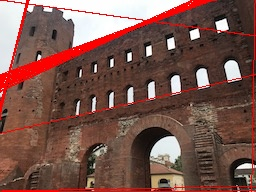
//> input picture q50/img/46q_ans.jpg, 256 x 192 px, given in place of thorino.jpg, which was not available
$ ./46q   (built with g++ and OpenCV 4)
//> lines starting //> are read from the running program, lines starting //| are printed output that depends on the picture; after the words box and inside, x2 and y2 are one past the last pixel; in counts of white or black regions, pixels touching at a corner belong together; pictures that were not available may be replaced by others from this repository, and a replacement may not be noted
#include <iostream>
#include <cmath>
#include <algorithm>
#include <vector>
#include <opencv2/opencv.hpp>
using namespace std;


void bgrtogray(cv::Mat &src, cv::Mat &dst)
{
    for(int y = 0; y < src.rows; y++){
        for(int x = 0; x < src.cols; x++){
            dst.at<uint8_t>(y, x) = (uint8_t)(0.2126 * (double)src.at<cv::Vec3b>(y, x)[2] +
                0.7152 * (double)src.at<cv::Vec3b>(y, x)[1] +
                0.0722 * (double)src.at<cv::Vec3b>(y, x)[0]);
        }
    }
}

void gaussian_filter5x5(cv::Mat &src, cv::Mat &dst, double sigma)
{
    //making kernel
    double kernel[5][5];
    double kernel_sum = 0.0;

    for(int y = -2; y <= 2; y++){
        for(int x = -2; x <= 2; x++){
            kernel[y+2][x+2] = 1/(2*M_PI*sigma*sigma)*exp(-(y*y + x*x)/(2*sigma*sigma));
            kernel_sum += kernel[y+2][x+2];
        }
    }
    //正規化1
    for(int y = -2; y <= 2; y++){
        for(int x = -2; x <= 2; x++){
            kernel[y+2][x+2] /=kernel_sum;
        }
    }
    //kernel check
    for(int y = -2; y <= 2; y++){
        for(int x = -2; x <= 2; x++){
           std::cout <<  kernel[y+2][x+2] ;
        }
        std::cout << std::endl;
    }

    // [17 lines of commented-out code are left out]

    cv::Mat temp = cv::Mat::zeros(dst.rows, dst.cols, CV_8UC1);

    float sum;
    for(int y = 0; y < src.rows; y++){
        for(int x = 0; x < src.cols; x++){
                sum = 0.0;

                for(int dy = -2; dy <= 2; dy++){//5x5でカーネル作って3x3で畳み込みはないわぁ
                    for(int dx = -2; dx <= 2; dx++){
                        //範囲外srcはs0?
                        sum += kernel[dy+2][dx+2] * (float)src.at<uint8_t>(y + dy, x + dx);
                    }
                }
                dst.at<float>(y, x) = std::clamp(sum, 0.0f, 255.0f);
                temp.at<uint8_t>(y, x) = std::clamp((int)sum, 0, 255);
        }
    }

    //cv::imshow("sample", temp);
    //cv::waitKey(0);
    //cv::destroyAllWindows();
}


void sobel_filter3x3(cv::Mat img, cv::Mat dst, bool flag)
{
    float kernelY[3][3] = {//Y方向微分-->横方向の輪郭
        {1, 2, 1},
        {0, 0, 0},
        {-1, -2, -1}
    };

    float kernelX[3][3] = {//X方向微分-->縦方向の輪郭
        {1, 0, -1},
        {2, 0, -2},
        {1, 0, -1}
    };

    float (*kernel)[3];//OK.二次元配列のアドレス格納用．//float型3要素のポインタになる．

    //check
    if(flag){
        printf("X\n");
        kernel = kernelX;
    }else{
        printf("Y\n");
        kernel = kernelY;
    }

    double temp;
    for(int y = 0; y < img.rows; y++){
        for(int x = 0; x < img.cols; x++){

            temp = 0;
            for(int dy = -1; dy <= 1; dy++){
                for(int dx = -1; dx <= 1; dx++){
                    if (((y + dy) >= 0) && (( x + dx) >= 0) && ((y + dy) < img.rows) && ((x + dx) < img.cols)){
                        temp += img.at<float>(y + dy, x + dx)*kernel[dy+1][dx+1];
                    }
                }
            }
            dst.at<float>(y, x) = fmax(0., fmin(temp, 255.0));
        }
    }
    printf("hoge\n");
}


void get_edge(cv::Mat &fx, cv::Mat &fy, cv::Mat &dst)
{

    for(int y = 0; y < dst.rows; y++){
        for(int x = 0; x < dst.cols; x++){
            int tx = fx.at<float>(y, x);//途中計算は全部floatで殴るのが正解かもわからん．こっちのが精度高い気がしてる．
            int ty = fy.at<float>(y, x);
            dst.at<uint8_t>(y, x) = (uint8_t)std::clamp( (int)sqrt(tx*tx + ty*ty), 0, 255);//c++17
            //fmax(fmin(sqrt(pow(fx.at<uint8_t>(y, x), 2) + pow(fy.at<uint8_t>(y, x), 2)), 255), 0);
        }
    }
    printf("get_edge\n");
}

void get_angle(cv::Mat &fx, cv::Mat &fy, cv::Mat &dst)
{
    double tx;
    double ty;

    double ans;
    for(int y = 0; y < dst.rows; y++){
        for(int x = 0; x < dst.cols; x++){
            tx = (double)fx.at<float>(y, x);
            ty = (double)fy.at<float>(y, x);
            if(tx == 0) tx = 0.0000001;//分母0回避
            //std::cout << tx << "::" << ty << std::endl;

            ans = std::atan2(ty, tx);//[-pi, pi]の範囲//radで返ってきてる．
            ans = (ans * 180)/M_PI;

            //-22.5~157.5に修正
            if(ans < -22.5){
                ans += 180;
            }else if(157.5 < ans){
                ans -= 180;
            }
            //std::cout << ans << " ";
            //output
            if(ans <= 22.5){
                ans = 0;
            }else if(ans <=67.5){
                ans = 45;
            }else if(ans <= 112.5){
                ans = 90;
            }else{
                ans = 135;
            }
            dst.at<uint8_t>(y, x) = (uint8_t)ans;
        }
    }
    printf("get_angle\n");
}


cv::Mat non_maximum_suppression(cv::Mat &edge, cv::Mat &angle)
{//この処理畳み込みで書けないか????
//または代用として空間フィルタリング処理で先鋭化出来るような気がしてるが...
    cv::Mat dst = cv::Mat::zeros(edge.rows, edge.cols, CV_8UC1);
    int ang, ed_l, ed_s, ed_r;

    for(int y = 0; y < edge.rows; y++){
        for(int x = 0; x < edge.cols; x++){

            ang = angle.at<uint8_t>(y, x);

            //ぶっちゃけもっと賢い方法で書けるはず．めんどくさいので諦めたけど．
            if(ang == 0){
                //x方向両サイド
                ed_l = edge.at<uint8_t>(y, x-1);
                ed_s = edge.at<uint8_t>(y, x);
                ed_r = edge.at<uint8_t>(y, x+1);
                //境界
                if(x - 1 == -1) ed_l = 0;
                if(x + 1 == edge.rows) ed_r = 0;
                //条件
                if(ed_s != fmax(fmax(ed_l, ed_s), ed_r)){
                    dst.at<uint8_t>(y, x) = 0;
                }else{
                    dst.at<uint8_t>(y, x) = ed_s;
                }
            }else if(ang == 45){
                //斜め1
                ed_l = edge.at<uint8_t>(y+1, x-1);
                ed_s = edge.at<uint8_t>(y, x);
                ed_r = edge.at<uint8_t>(y-1, x+1);
                //境界
                if(x - 1 == -1 || y + 1 == edge.rows) ed_l = 0;
                if(x + 1 == edge.rows || y - 1 == -1) ed_r = 0;
                //条件
                if(ed_s != fmax(fmax(ed_l, ed_s), ed_r)){
                    dst.at<uint8_t>(y, x) = 0;
                }else{
                    dst.at<uint8_t>(y, x) = ed_s;
                }
            }else if(ang == 90){
                //上下
                ed_l = edge.at<uint8_t>(y+1, x);//上
                ed_s = edge.at<uint8_t>(y, x);
                ed_r = edge.at<uint8_t>(y-1, x);//下
                //境界
                if(y - 1 == -1) ed_l = 0;
                if(y + 1 == edge.rows) ed_r = 0;
                //条件
                if(ed_s != fmax(fmax(ed_l, ed_s), ed_r)){
                    dst.at<uint8_t>(y, x) = 0;
                }else{
                    dst.at<uint8_t>(y, x) = ed_s;
                }
            }else{
                //斜め2
                ed_l = edge.at<uint8_t>(y-1, x-1);
                ed_s = edge.at<uint8_t>(y, x);
                ed_r = edge.at<uint8_t>(y+1, x+1);
                //境界
                if(y - 1 == -1 || x - 1 == -1) ed_l = 0;
                if(y + 1 == edge.rows || x + 1 == edge.cols) ed_r = 0;
                //条件
                if(ed_s != fmax(fmax(ed_l, ed_s), ed_r)){
                    dst.at<uint8_t>(y, x) = 0;
                }else{
                    dst.at<uint8_t>(y, x) = ed_s;
                }
            }
        }
    }
        printf("nms\n");

    return dst;
}

void histerisis(cv::Mat &src, cv::Mat &dst, int HT, int LT)
{
    int vmax = 0;
    for(int y = 0; y < src.rows; y++){
        for(int x = 0; x < src.cols; x++){
            int value = src.at<uint8_t>(y, x);
            if( HT <= value ){

                dst.at<uint8_t>(y, x) = 255;
            }else if(LT < value  && value <= HT){

                for(int dy = -1; dy <= 1; dy++){
                    for(int dx = -1; dx <= 1; dx++){
                        //8方中の最大値
                        if(vmax < src.at<uint8_t>( fmin(fmax(y+dy, 0), src.rows-1), fmin(fmax(x+dx, 0), src.cols-1) ) ){//畳み込みで最大値特定
                            vmax = src.at<uint8_t>(y+dy, x+dx);
                        }
                        dst.at<uint8_t>(y, x) = vmax;
                    }
                }
            }else if(value <= LT){

                dst.at<uint8_t>(y, x) = 0;
            }

        }
    }
        printf("hist\n");

    //cv::imshow("sample", dst);
    //cv::waitKey(0);
    //cv::imwrite("./img/46_canny_test.jpg", dst);
}

//-------------------------------------------------------------------------------------------
struct hough_table {
    int table[320 * 2][180];//ここで必要なのは[対角+大きい方の幅][180]分だけ．
};

//struct hough_table hough_vote(struct hough_table *ht, cv::Mat &src)
void hough_vote(struct hough_table *ht, cv::Mat &src)
{
    int rho;
    double angle = 0;
    std::cout << src.rows << std::endl;
    std::cout << src.cols << std::endl;

    for(int y = 0; y < src.rows; y++){
        for(int x = 0; x < src.cols; x++){
            if(src.at<uint8_t>(y, x) != 255){
                continue;
            }

            for(int t = 0; t < 180; t++){
                angle = M_PI/180 * t;
                rho = (int)(x * cos(angle) + y * sin(angle));

                //ht->table[rho + (int)sqrt(src.rows*src.rows + src.cols*src.cols)][t]++;
                ht->table[rho + 320][t]++;
            }
        }
    }
}
cv::Mat nms(cv::Mat src)
{
    int ed_l, ed_s, ed_r;
    cv::Mat dst = cv::Mat::zeros(src.rows, src.cols, CV_8UC1);

    for(int y = 0; y < src.rows; y++){
        for(int x = 0; x < src.cols; x++){

        uint8_t check = src.at<uint8_t>(y, x);

            //左
            ed_l = src.at<uint8_t>(y-1, x-1);
            ed_s = src.at<uint8_t>(y, x-1);
            ed_r = src.at<uint8_t>(y+1, x+1);
            if(x - 1 == -1) ed_l = 0;
            if(x + 1 == src.rows) ed_r = 0;

            if(check != fmax(fmax(fmax( check, ed_l), ed_s), ed_r)){
                dst.at<uint8_t>(y, x) = 0;
            }else{
                dst.at<uint8_t>(y, x) = check;
            }

            //真ん中
            ed_l = src.at<uint8_t>(y-1, x);
            ed_r = src.at<uint8_t>(y+1, x);
            if(y - 1 == -1) ed_l = 0;
            if(y + 1 == src.rows) ed_r = 0;

            if(check != fmax(fmax(ed_l, check), ed_r)){
                dst.at<uint8_t>(y, x) = 0;
            }else{
                dst.at<uint8_t>(y, x) = ed_s;
            }

            //右
            ed_l = src.at<uint8_t>(y-1, x+1);
            ed_s = src.at<uint8_t>(y, x+1);
            ed_r = src.at<uint8_t>(y+1, x+1);

            if(y - 1 == -1 || x + 1 == src.cols) ed_l = 0;
            if(y + 1 == src.rows) ed_r = 0;

            if(check != fmax(fmax(fmax(check, ed_l), ed_s), ed_r)){
                dst.at<uint8_t>(y, x) = 0;
            }else{
                dst.at<uint8_t>(y, x) = check;
            }
        }
    }
    //NMS処理終わり
    cv::imshow("sample", dst);
    cv::waitKey(0);

    /*上位30輝度*/
    //この辺いい方法が全く浮かばなかった....
    std::vector<uint8_t> value;

    for(int y = 0; y < src.rows; y++){
        for(int x = 0; x < src.cols; x++){
            value.push_back(src.at<uint8_t>(y, x));
        }
    }

    std::sort(value.begin(), value.end());//昇べき

    printf("value:%d\n", value[src.rows * src.cols - 30]);

    //int threshold = value[src.rows * src.cols - 31];
    int threshold = 60;

    for(int y = 0; y < src.rows; y++){
        for(int x = 0; x < src.cols; x++){
            if(threshold < src.at<uint8_t>(y, x)){
                dst.at<uint8_t>(y, x) = 255;//src.at<uint8_t>(y, x);//ここ255でいいんか．
            }else{
                dst.at<uint8_t>(y, x) = 0;
            }

        }
    }
    cv::imshow("sample", dst);
    cv::waitKey(0);
    cv::imwrite("./img/45_ans.jpg", dst);

    return dst;
}

cv::Mat canny(void)
{
    /*<<<--step1:ノイズ低減と微分-->>>*/
    cv::Mat src = cv::imread("./thorino.jpg");
    cv::Mat dst = cv::Mat::zeros(src.rows, src.cols, CV_8UC1);
    cv::Mat gau_dst = cv::Mat::zeros(src.rows, src.cols, CV_32FC1);
    cv::Mat fx = cv::Mat::zeros(src.rows, src.cols, CV_32FC1);
    cv::Mat fy = cv::Mat::zeros(src.rows, src.cols, CV_32FC1);

    bgrtogray(src, dst);
    gaussian_filter5x5(dst, gau_dst, 1.4);
    sobel_filter3x3(gau_dst, fx, true);
    sobel_filter3x3(gau_dst, fy, false);

    cv::Mat edge = cv::Mat::zeros(src.rows, src.cols, CV_8UC1);
    cv::Mat angle = cv::Mat::zeros(src.rows, src.cols, CV_8UC1);

    get_edge(fx, fy, edge);
    get_angle(fx, fy, angle);

    /*<<<--step2:勾配最大位置特定-->>>*/
    cv::Mat result = non_maximum_suppression(edge, angle);

    /*<<<--step3:ヒステリシス閾値処理-->>>*/
    histerisis(result, dst, 100, 30);

    //cv::imwrite("./img/44q_canny_result.jpg", dst);

    return dst;
}


void hough_inverse(cv::Mat base, cv::Mat src)
{
    int dx, dy;
    double rho, t;

    cv::Mat temp = cv::Mat::zeros(base.rows, base.cols, CV_8UC3);
    for(int y = 0; y < src.rows; y++){
        for(int x = 0; x < src.cols; x++){
            if(src.at<uint8_t>(y, x) == 0){
                continue;
            }
            rho = y - 320;
            t = x * M_PI / 180;
            //printf("x:%d, y:%d\n", x, y);
            if ((sin((t))== 0) || (cos(t)== 0)){
                continue;
            }

            for(int dy = 0; dy < base.rows; dy++){
                dx =(int)( -sin(t)/cos(t) * dy + rho/cos(t));
                //std::cout << "dy:" << dy << std::endl;
                if ((0 <= dx) && (dx < base.cols)){
                    temp.at<cv::Vec3b>(dy, dx) = cv::Vec3b(0, 0, 255);
                    base.at<cv::Vec3b>(dy, dx) = cv::Vec3b(0, 0, 255);
                }
            }

            for(int dx = 0; dx < base.cols; dx++){
                dy = (int)(- cos(t)/sin(t) * dx + rho/sin(t));
                if ((0 <= dy) && (dy < base.rows)){
                    temp.at<cv::Vec3b>(dy, dx) = cv::Vec3b(0, 0, 255);
                    base.at<cv::Vec3b>(dy, dx) = cv::Vec3b(0, 0, 255);
                }
            }
        }
    }
    cv::imshow("sample", temp);
    cv::waitKey(0);
    cv::imwrite("./img/46q_test_redline.jpg", temp);

    cv::imshow("sample", base);
    cv::waitKey(0);
    cv::imwrite("./img/46q_test_ans.jpg", base);
    /*めちゃくちゃ精度悪くて泣いてる．つらい．*/
    /*NMSの部分かな...*/

}

cv::Mat check_plot(hough_table ht)
{
    cv::Mat dst = cv::Mat::zeros(320*2, 180, CV_8UC1);
    std::cout << dst.rows << std::endl;
    std::cout << dst.cols << std::endl;
    for(int y = 0; y < dst.rows; y++){
        for(int x = 0; x < dst.cols; x++){
            dst.at<uint8_t>(y, x) = (uint8_t)ht.table[y][x];
        }
    }

    cv::imshow("check_plt", dst);
    cv::waitKey(0);
    return dst;
}

int main(int argc, char *argv[])
{
    //Cannyのエッジ検出
    //cv::Mat src = cv::imread("./img/download.png");
    cv::Mat src = cv::imread("./thorino.jpg");
//> src is the input picture: 192 rows x 256 cols, CV_8UC3; mean B, G, R 77.3, 85.6, 121.7
    cv::Mat res = canny();
//> the loop in gaussian_filter5x5, `for(int y = 0; y < src.rows; y++)` made 192 passes
//> sum on passes 1 to 3: 84.55, 109.4, 119.8
//> after the loop in gaussian_filter5x5, `for(int y = 0; y < src.rows; y++)`:
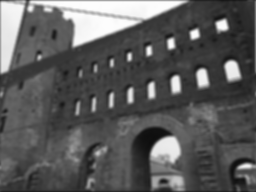
//> dst: 192 rows x 256 cols, CV_32FC1; min 14.77, max 254, mean 91.6
//> after the loop in gaussian_filter5x5, `for(int y = 0; y < src.rows; y++)`: sum = 44.61
//> the loop in sobel_filter3x3, `for(int y = 0; y < img.rows; y++)` made 192 passes
//> temp on passes 1 to 3: 188.6, 276.9, 297.7
//> after the loop in sobel_filter3x3, `for(int y = 0; y < img.rows; y++)`: temp = 183.1
//> the loop in sobel_filter3x3 (call 2), `for(int y = 0; y < img.rows; y++)` made 192 passes
//> temp on passes 1 to 3: -290.2, -87.34, -25
//> the loop in get_angle, `for(int y = 0; y < dst.rows; y++)` made 192 passes
//> (tx, ty) on passes 1 to 3: (188.6, 0), (255, 0), (255, 0)
//> after the loop in get_angle, `for(int y = 0; y < dst.rows; y++)`:
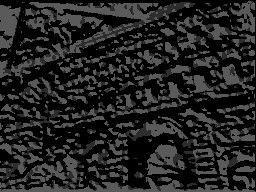
//> dst: 192 rows x 256 cols, CV_8UC1; min 0, max 90, mean 34.2
//> after the loop in get_angle, `for(int y = 0; y < dst.rows; y++)`: ty = 193.4; ans = 45
//> the loop in non_maximum_suppression, `for(int y = 0; y < edge.rows; y++)` made 192 passes
//> (ed_l, ed_s, ed_r) on passes 1 to 3: (0, 188, 0), (0, 255, 0), (0, 255, 0)
//> after the loop in non_maximum_suppression, `for(int y = 0; y < edge.rows; y++)`:
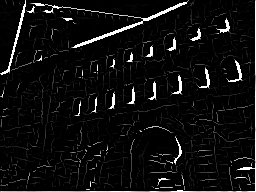
//> dst: 192 rows x 256 cols, CV_8UC1; min 0, max 255, mean 14.9
//> after the loop in non_maximum_suppression, `for(int y = 0; y < edge.rows; y++)`: ed_l = 0; ed_s = 255; ed_r = 179
//> the loop in histerisis, `for(int y = 0; y < src.rows; y++)` made 192 passes
//> vmax on passes 1 to 3: 50, 54, 66
//> after the loop in histerisis, `for(int y = 0; y < src.rows; y++)`:
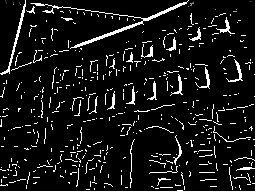
//> dst: 192 rows x 256 cols, CV_8UC1; min 0, max 255, mean 23.4
//> after the loop in histerisis, `for(int y = 0; y < src.rows; y++)`: vmax = 255

    //Hough変換による直線検出方法
    hough_table ht;
    for(int rho = 0; rho < 312 * 2; rho ++){
        for(int t = 0; t < 180; t++){
            ht.table[rho][t] = 0;
        }
    }

    /*Step1:hough変換*/
    hough_vote(&ht, res);
//| 192
//| 256
    cv::Mat hough = check_plot(ht);

    /*Step2:NMSによる抽出*/
    cv::Mat nms_result = nms(hough);
//| value:68
//> after the loop in nms, `for(int y = 0; y < src.rows; y++)`:
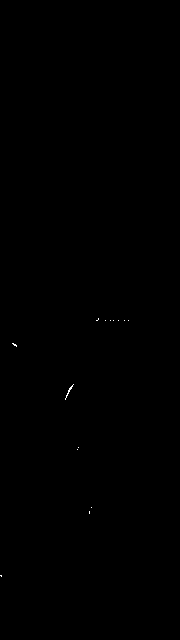
//> dst: 640 rows x 180 cols, CV_8UC1; 0.05% white in thin lines or dots, all inside (x1, y1, x2, y2) = (0, 318, 129, 577)

    /*hough逆変換*/
    hough_inverse(src, nms_result);
//> after the loop in hough_inverse, `for(int y = 0; y < src.rows; y++)`:
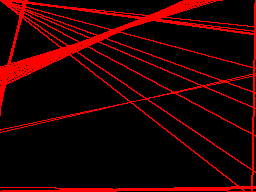
//> temp: 192 rows x 256 cols, CV_8UC3; mean B, G, R 0, 0, 36.5
//> after the loop in hough_inverse, `for(int y = 0; y < src.rows; y++)`:
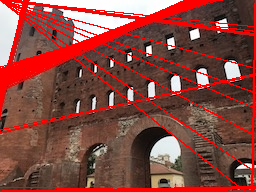
//> base: 192 rows x 256 cols, CV_8UC3; 14.3% of pixels changed, all inside (x1, y1, x2, y2) = (0, 0, 256, 192)


    return 0;
}
